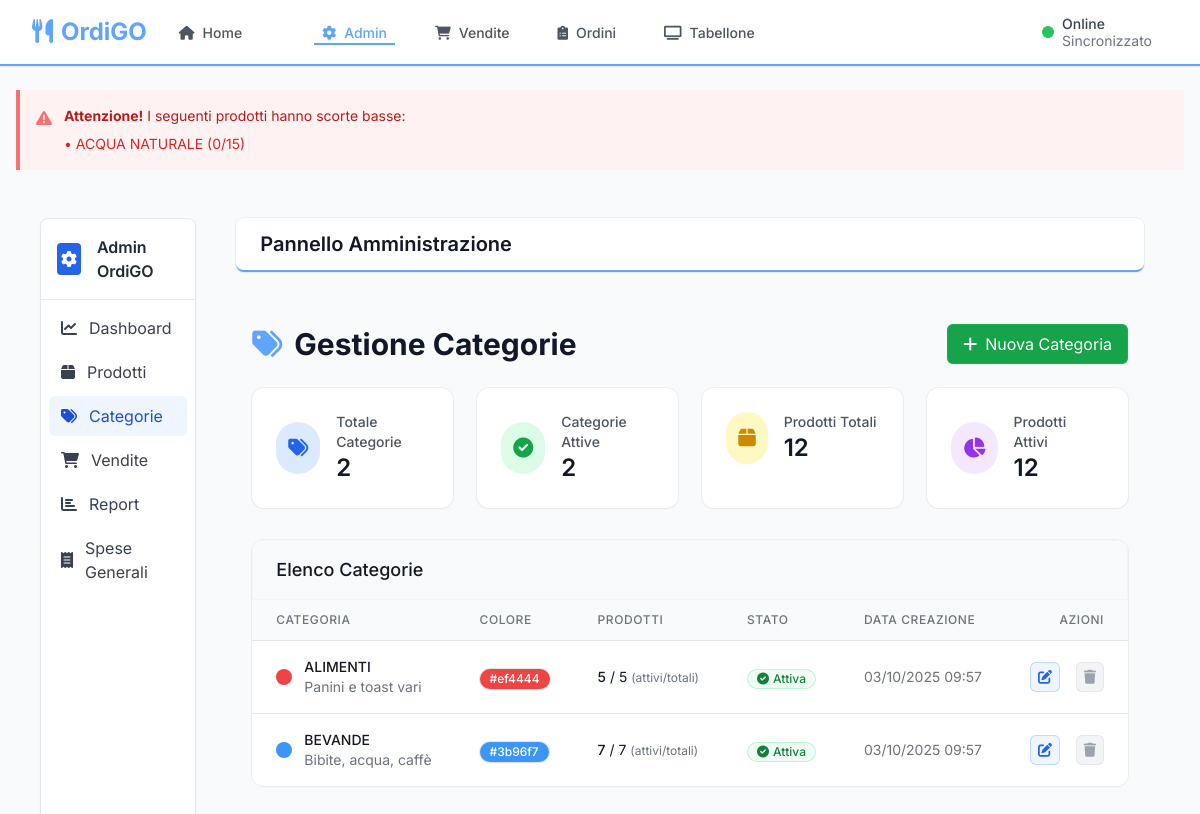
The page /index.php?route=admin&page=categories on the database its author committed.
### tables this page shows
CREATE TABLE products (
            id INTEGER PRIMARY KEY AUTOINCREMENT,
            name VARCHAR(200) NOT NULL,
            description TEXT,
            purchase_price DECIMAL(10,2) NOT NULL,
            category_id INTEGER,
            stock_quantity INTEGER DEFAULT 0,
            min_stock_level INTEGER DEFAULT 5,
            image_url VARCHAR(500),
            active BOOLEAN DEFAULT 1,
            created_at DATETIME DEFAULT CURRENT_TIMESTAMP,
            updated_at DATETIME DEFAULT CURRENT_TIMESTAMP, selling_price DECIMAL(10,2) DEFAULT 0,
            FOREIGN KEY (category_id) REFERENCES categories(id) ON DELETE SET NULL
        );

CREATE TABLE categories (
            id INTEGER PRIMARY KEY AUTOINCREMENT,
            name VARCHAR(100) NOT NULL UNIQUE,
            description TEXT,
            color VARCHAR(7) DEFAULT '#3B82F6',
            icon VARCHAR(50) DEFAULT 'tag',
            active BOOLEAN DEFAULT 1,
            created_at DATETIME DEFAULT CURRENT_TIMESTAMP,
            updated_at DATETIME DEFAULT CURRENT_TIMESTAMP
        );

### admin/categories.php (the view, shortened to what the rows shown need)
<?php
$db = Database::getInstance();
$stmt = $db->query("
    SELECT c.id, c.name, c.description, c.color as color_hex, c.active, c.created_at,
           COUNT(DISTINCT p_active.id) as active_products,
           COUNT(DISTINCT p_all.id) as product_count
    FROM categories c
    LEFT JOIN products p_active ON c.id = p_active.category_id AND p_active.active = 1
    LEFT JOIN products p_all ON c.id = p_all.category_id
    GROUP BY c.id, c.name, c.description, c.color, c.active, c.created_at
    ORDER BY c.name
");
$categories = $stmt->fetchAll();
?>
<div class="container mx-auto px-4 py-6">
    <div class="flex justify-between items-center mb-6">
        <h1 class="text-3xl font-bold text-gray-900">
            <i class="fas fa-tags mr-3 text-primary"></i>Gestione Categorie
        </h1>
    </div>
    <div class="bg-white rounded-xl shadow-sm ring-1 ring-gray-200/60 overflow-hidden">
        <div class="overflow-x-auto">
            <table class="min-w-full divide-y divide-gray-200">
                <thead class="bg-gray-50">
                    <tr>
                        <th class="px-6 py-3 text-left text-xs font-medium text-gray-500 uppercase tracking-wider">Categoria</th>
                        <th class="px-6 py-3 text-left text-xs font-medium text-gray-500 uppercase tracking-wider">Colore</th>
                        <th class="px-6 py-3 text-left text-xs font-medium text-gray-500 uppercase tracking-wider">Prodotti</th>
                        <th class="px-6 py-3 text-left text-xs font-medium text-gray-500 uppercase tracking-wider">Stato</th>
                        <th class="px-6 py-3 text-left text-xs font-medium text-gray-500 uppercase tracking-wider">Data Creazione</th>
                        <th class="px-6 py-3 text-right text-xs font-medium text-gray-500 uppercase tracking-wider">Azioni</th>
                    </tr>
                </thead>
                <tbody class="bg-white divide-y divide-gray-200">
                    <?php foreach ($categories as $category): ?>
                        <tr class="hover:bg-gray-50 transition">
                            <td class="px-6 py-4 whitespace-nowrap">
                                <div class="flex items-center">
                                    <div class="w-4 h-4 rounded-full mr-3" style="background-color: <?= htmlspecialchars($category['color_hex'] ?? '#3B82F6') ?>"></div>
                                    <div>
                                        <div class="text-sm font-medium text-gray-900"><?= htmlspecialchars($category['name'] ?? '') ?></div>
                                        <?php if (!empty($category['description'])): ?>
                                            <div class="text-sm text-gray-500"><?= htmlspecialchars($category['description']) ?></div>
                                        <?php endif; ?>
                                    </div>
                                </div>
                            </td>
                            <td class="px-6 py-4 whitespace-nowrap">
                                <span class="inline-flex items-center px-2.5 py-0.5 rounded-full text-xs font-medium text-white ring-1 ring-black/10 shadow-sm" style="background-color: <?= htmlspecialchars($category['color_hex'] ?? '#3B82F6') ?>">
                                    <?= htmlspecialchars($category['color_hex'] ?? '#3B82F6') ?>
                                </span>
                            </td>
                            <td class="px-6 py-4 whitespace-nowrap text-sm text-gray-900">
                                <span class="font-medium"><?= $category['active_products'] ?></span> / <?= $category['product_count'] ?>
                                <span class="text-gray-500 text-xs">(attivi/totali)</span>
                            </td>
                            <td class="px-6 py-4 whitespace-nowrap">
                                <?php if ($category['active']): ?>
                                    <span class="inline-flex items-center px-2.5 py-0.5 rounded-full text-xs font-medium bg-green-50 text-green-700 ring-1 ring-inset ring-green-200">
                                        <i class="fas fa-check-circle mr-1"></i>Attiva
                                    </span>
                                <?php else: ?>
                                    <span class="inline-flex items-center px-2.5 py-0.5 rounded-full text-xs font-medium bg-red-50 text-red-700 ring-1 ring-inset ring-red-200">
                                        <i class="fas fa-times-circle mr-1"></i>Inattiva
                                    </span>
                                <?php endif; ?>
                            </td>
                            <td class="px-6 py-4 whitespace-nowrap text-sm text-gray-500">
                                <?= date('d/m/Y H:i', strtotime($category['created_at'])) ?>
                            </td>
                            <td class="px-6 py-4 whitespace-nowrap text-right text-sm font-medium">
                <a href="?route=admin&page=categories&action=edit&id=<?= $category['id'] ?>"
                                   class="inline-flex items-center p-2 rounded-md bg-blue-50 text-blue-600 hover:bg-blue-100 mr-3 ring-1 ring-inset ring-blue-200 transition-colors duration-150">
                                    <i class="fas fa-edit"></i>
                                </a>
                                <?php if ($category['active_products'] == 0): ?>
                <a href="?route=admin&page=categories&action=delete&id=<?= $category['id'] ?>"
                                       onclick="return confirm('Sei sicuro di voler eliminare questa categoria?')"
                                       class="inline-flex items-center p-2 rounded-md bg-red-50 text-red-600 hover:bg-red-100 ring-1 ring-inset ring-red-200 transition-colors duration-150">
                                        <i class="fas fa-trash"></i>
                                    </a>
                                <?php else: ?>
                                    <span class="inline-flex items-center p-2 rounded-md bg-gray-100 text-gray-400 ring-1 ring-inset ring-gray-200 transition-colors duration-150" title="Impossibile eliminare: categoria con prodotti attivi associati">
                                        <i class="fas fa-trash"></i>
                                    </span>
                                <?php endif; ?>
                            </td>
                        </tr>
                    <?php endforeach; ?>
                </tbody>
            </table>
        </div>
    </div>
</div>

### templates/header.php (shortened to what the rows shown need)
<!DOCTYPE html>
<html lang="it">
<head>
    <?php
        $twPath = __DIR__ . '/../assets/tailwind.css';
        $twVer = file_exists($twPath) ? filemtime($twPath) : time();
    ?>
    <link rel="stylesheet" href="<?= asset_path('assets/tailwind.css') . '?v=' . $twVer ?>">
    <script src="https://cdn.tailwindcss.com"></script>
    <link rel="stylesheet" href="https://cdnjs.cloudflare.com/ajax/libs/font-awesome/6.0.0/css/all.min.css">
</head>
<body class="bg-gray-50 min-h-screen text-gray-800 font-sans">
    <nav class="bg-white/90 backdrop-blur-md shadow-sm ring-1 ring-gray-200/60" x-data="{ mobileOpen: false }" @keydown.escape="mobileOpen = false" style="border-bottom: 2px solid #60a5fa;">
        <div class="max-w-7xl mx-auto px-4 sm:px-6 lg:px-8">
            <div class="flex justify-between h-16">
                <div class="flex items-center">
                    <div class="flex-shrink-0">
                        <h1 class="text-2xl font-bold text-primary">
                            <i class="fas fa-utensils mr-2"></i>OrdiGO
                        </h1>
                    </div>
                </div>
            </div>
        </div>
    </nav>
    <main class="<?= ($route == 'admin') ? 'py-6 px-4' : 'max-w-7xl mx-auto py-6 sm:px-6 lg:px-8' ?>">
        <div id="global-low-stock-root">
        <?php
        try {
            $db = getDB();
            $stmt = $db->query("
                SELECT name, stock_quantity, min_stock_level
                FROM products
                WHERE stock_quantity <= min_stock_level AND active = 1
            ");
            $scorte_basse = $stmt->fetchAll();
            if (!empty($scorte_basse)): ?>
                <div class="mb-6 bg-red-50 border-l-4 border-red-400 p-4">
                    <div class="flex">
                        <div class="ml-3">
                            <ul id="global-low-stock-list" class="mt-2 text-sm text-red-600">
                                <?php foreach ($scorte_basse as $prodotto): ?>
                                    <li>• <?= htmlspecialchars($prodotto['name']) ?> (<?= (int)$prodotto['stock_quantity'] ?>/<?= (int)$prodotto['min_stock_level'] ?>)</li>
                                <?php endforeach; ?>
                            </ul>
                        </div>
                    </div>
                </div>
            <?php endif;
        } catch (Exception $e) {
        }
        ?>
        </div>

### rows shown on the page
products: name "ACQUA NATURALE", stock_quantity "0", min_stock_level "15"
categories: name "ALIMENTI", description "Panini e toast vari", color "#ef4444", active_products "5", product_count "5", active True (drawn), created_at "03/10/2025 09:57"
categories: name "BEVANDE", description "Bibite, acqua, caffè", color "#3b96f7", active_products "7", product_count "7", active True (drawn), created_at "03/10/2025 09:57"

### other values the page prints
count($categories) "2"
count(array_filter($categories, fn($c) => $c['active'])) "2"
array_sum(array_column($categories, 'product_count')) "12"
array_sum(array_column($categories, 'active_products')) "12"
